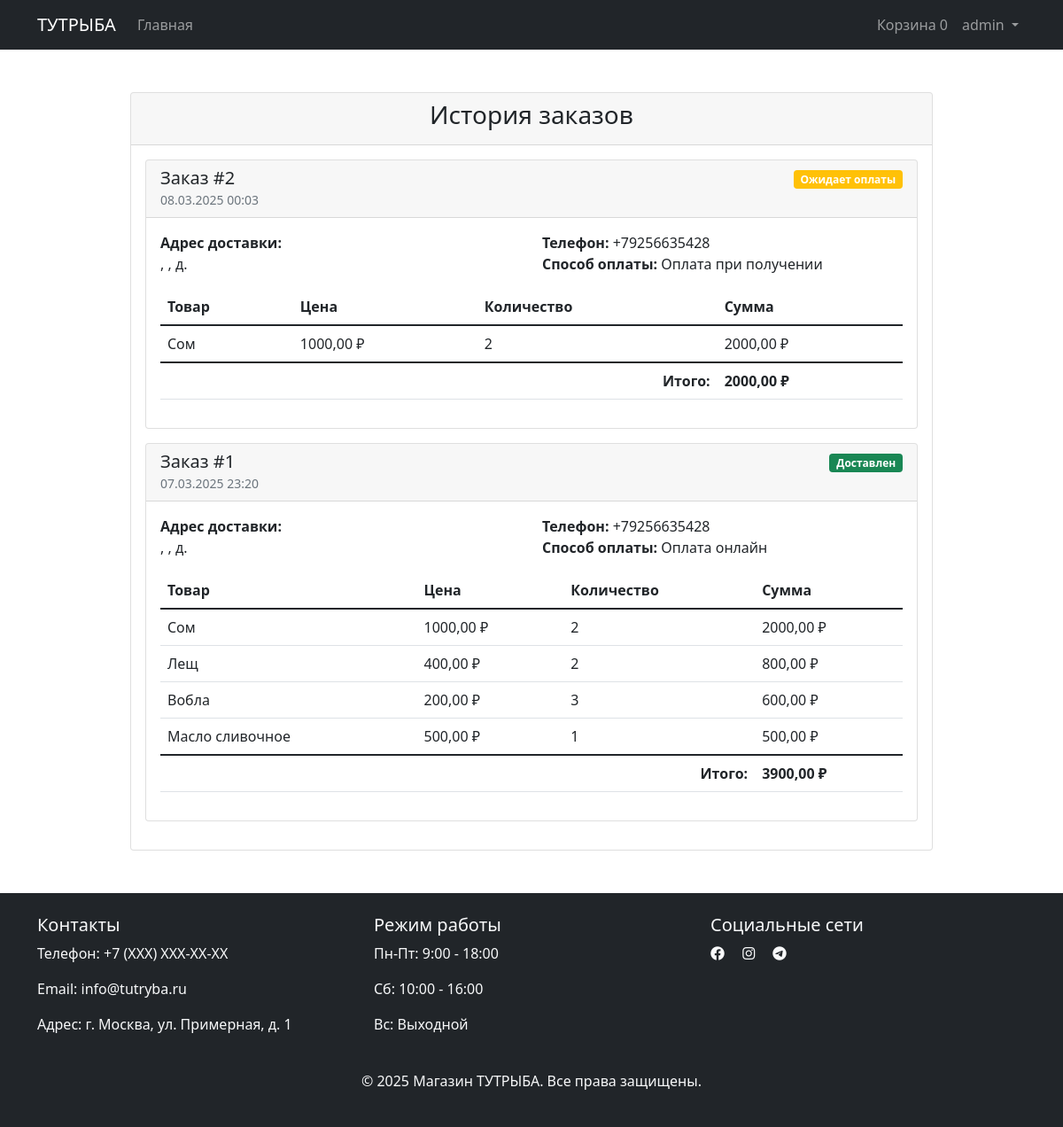
/profile/orders/ (signed in), run on the app's committed database.
### accounts/models.py (models this page shows, shortened)
class CustomUser(AbstractUser):
    phone = models.CharField(max_length=15, blank=True, verbose_name='Номер телефона')
    email = models.EmailField(blank=True, null=True, verbose_name='Email')
    USERNAME_FIELD = 'username'
    REQUIRED_FIELDS = ['email']
    class Meta:
        verbose_name = 'Пользователь'
        verbose_name_plural = 'Пользователи'

### cart/models.py (models this page shows, shortened)
class Order(models.Model):
    STATUS_CHOICES = [
        ('pending', 'Ожидает оплаты'),
        ('paid', 'Оплачен'),
        ('shipped', 'Отправлен'),
        ('delivered', 'Доставлен'),
        ('cancelled', 'Отменен'),
    ]
    PAYMENT_METHOD_CHOICES = [
        ('online', 'Оплата онлайн'),
        ('cash', 'Оплата при получении'),
    ]
    user = models.ForeignKey(settings.AUTH_USER_MODEL, on_delete=models.CASCADE, related_name='orders', verbose_name='Пользователь')
    status = models.CharField(max_length=20, choices=STATUS_CHOICES, default='pending', verbose_name='Статус')
    payment_method = models.CharField(max_length=20, choices=PAYMENT_METHOD_CHOICES, default='online', verbose_name='Способ оплаты')
    total_amount = models.DecimalField(max_digits=10, decimal_places=2, verbose_name='Общая сумма')
    city = models.CharField(max_length=100, verbose_name='Город', default='')
    street = models.CharField(max_length=200, verbose_name='Улица', default='')
    house = models.CharField(max_length=20, verbose_name='Дом', default='')
    entrance = models.CharField(max_length=10, blank=True, null=True, verbose_name='Подъезд')
    apartment = models.CharField(max_length=10, blank=True, null=True, verbose_name='Квартира')
    phone = models.CharField(max_length=20, verbose_name='Телефон')
    comment = models.TextField(blank=True, null=True, verbose_name='Комментарий к заказу')
    created_at = models.DateTimeField(auto_now_add=True, verbose_name='Дата создания')
    updated_at = models.DateTimeField(auto_now=True, verbose_name='Дата обновления')
    @property
    def full_address(self):
        address_parts = [self.city, self.street, f"д. {self.house}"]
        if self.entrance:
            address_parts.append(f"под. {self.entrance}")
        if self.apartment:
            address_parts.append(f"кв. {self.apartment}")
        return ", ".join(address_parts)
    def get_total_cost(self):
        return sum(item.get_total_price() for item in self.items.all())
    class Meta:
        verbose_name = 'Заказ'
        verbose_name_plural = 'Заказы'
        ordering = ['-created_at']

class OrderItem(models.Model):
    order = models.ForeignKey(Order, on_delete=models.CASCADE, related_name='items', verbose_name='Заказ')
    product = models.ForeignKey(Product, on_delete=models.CASCADE, verbose_name='Товар')
    quantity = models.PositiveIntegerField(verbose_name='Количество')
    price = models.DecimalField(max_digits=10, decimal_places=2, verbose_name='Цена')
    class Meta:
        verbose_name = 'Товар в заказе'
        verbose_name_plural = 'Товары в заказе'
    def get_total_price(self):
        return self.price * self.quantity

### products/models.py (models this page shows, shortened)
class Product(models.Model):
    UNIT_CHOICES = [
        ('шт', 'Штуки'),
        ('кг', 'Килограммы'),
    ]
    name = models.CharField(max_length=200, verbose_name='Название')
    slug = models.SlugField(unique=True, blank=True)
    category = models.ForeignKey(Category, on_delete=models.CASCADE, related_name='products', verbose_name='Категория')
    description = models.TextField(verbose_name='Описание')
    price = models.DecimalField(max_digits=10, decimal_places=2, verbose_name='Цена')
    stock = models.PositiveIntegerField(verbose_name='Количество')
    max_order_quantity = models.PositiveIntegerField(
        default=0,
        help_text='Максимальное количество товара в одном заказе. 0 - без ограничений.'
    )
    unit = models.CharField(max_length=2, choices=UNIT_CHOICES, default='шт', verbose_name='Единица измерения')
    image = models.ImageField(upload_to='products/', verbose_name='Изображение')
    available = models.BooleanField(default=True, verbose_name='Доступен')
    created_at = models.DateTimeField(auto_now_add=True, verbose_name='Дата создания')
    updated_at = models.DateTimeField(auto_now=True, verbose_name='Дата обновления')
    class Meta:
        verbose_name = 'Товар'
        verbose_name_plural = 'Товары'

### accounts/views.py (the view)
# urls.py: path('orders/', views.order_history, name='order_history'),
@login_required
def order_history(request):
    orders = request.user.orders.all()
    return render(request, 'accounts/order_history.html', {'orders': orders})

### cart/cart.py (called while the page is built)
    def __len__(self):
        return sum(item['quantity'] for item in self.cart.values())

### cart/context_processors.py (called while the page is built)
def cart(request):
    return {'cart': Cart(request)}

### templates/accounts/order_history.html (shortened to what this page needs)
{% extends 'base.html' %}
{% load crispy_forms_tags %}
{% block content %}
<div class="container mt-5">
    <div class="row">
        <div class="col-md-10 offset-md-1">
            <div class="card">
                <div class="card-header">
                    <h3 class="text-center">История заказов</h3>
                </div>
                <div class="card-body">
                    {% if orders %}
                        {% for order in orders %}
                            <div class="card mb-3">
                                <div class="card-header">
                                    <div class="row">
                                        <div class="col-md-6">
                                            <h5 class="mb-0">Заказ #{{ order.id }}</h5>
                                            <small class="text-muted">{{ order.created_at|date:"d.m.Y H:i" }}</small>
                                        </div>
                                        <div class="col-md-6 text-end">
                                            <span class="badge {% if order.status == 'pending' %}bg-warning
                                                              {% elif order.status == 'paid' %}bg-info
                                                              {% elif order.status == 'shipped' %}bg-primary
                                                              {% elif order.status == 'delivered' %}bg-success
                                                              {% elif order.status == 'cancelled' %}bg-danger
                                                              {% else %}bg-secondary{% endif %}">
                                                {{ order.get_status_display }}
                                            </span>
                                        </div>
                                    </div>
                                </div>
                                <div class="card-body">
                                    <div class="row mb-3">
                                        <div class="col-md-6">
                                            <strong>Адрес доставки:</strong><br>
                                            {{ order.full_address }}
                                        </div>
                                        <div class="col-md-6">
                                            <strong>Телефон:</strong> {{ order.phone }}<br>
                                            <strong>Способ оплаты:</strong> {{ order.get_payment_method_display }}
                                        </div>
                                    </div>
                                    <div class="table-responsive">
                                        <table class="table">
                                            <thead>
                                                <tr>
                                                    <th>Товар</th>
                                                    <th>Цена</th>
                                                    <th>Количество</th>
                                                    <th>Сумма</th>
                                                </tr>
                                            </thead>
                                            <tbody>
                                                {% for item in order.items.all %}
                                                    <tr>
                                                        <td>{{ item.product.name }}</td>
                                                        <td>{{ item.price }} ₽</td>
                                                        <td>{{ item.quantity }}</td>
                                                        <td>{{ item.get_total_price }} ₽</td>
                                                    </tr>
                                                {% endfor %}
                                            </tbody>
                                            <tfoot>
                                                <tr>
                                                    <td colspan="3" class="text-end"><strong>Итого:</strong></td>
                                                    <td><strong>{{ order.get_total_cost }} ₽</strong></td>
                                                </tr>
                                            </tfoot>
                                        </table>
                                    </div>
                                </div>
                            </div>
                        {% endfor %}
                    {% else %}
                        <div class="text-center">
                            <p>У вас пока нет заказов</p>
                            <a href="{% url 'products:home' %}" class="btn btn-primary">Перейти к покупкам</a>
                        </div>
                    {% endif %}
                </div>
            </div>
        </div>
    </div>
</div>
{% endblock %}

### templates/base.html (shortened to what this page needs)
{% load static %}
<!DOCTYPE html>
<html lang="ru">
<head>
    <link href="https://cdn.jsdelivr.net/npm/bootstrap@5.1.3/dist/css/bootstrap.min.css" rel="stylesheet">
    <link rel="stylesheet" href="https://cdnjs.cloudflare.com/ajax/libs/font-awesome/6.0.0/css/all.min.css">
    <link rel="stylesheet" href="{% static 'css/style.css' %}">
</head>
<body>
    <nav class="navbar navbar-expand-lg navbar-dark bg-dark">
        <div class="container">
            <a class="navbar-brand" href="{% url 'products:home' %}">ТУТРЫБА</a>
            <div class="collapse navbar-collapse" id="navbarNav">
                <ul class="navbar-nav me-auto">
                    <li class="nav-item">
                        <a class="nav-link" href="{% url 'products:home' %}">Главная</a>
                    </li>
                </ul>
                <ul class="navbar-nav">
                    <li class="nav-item">
                        <a class="nav-link" href="{% url 'cart:cart_detail' %}">
                            Корзина <span class="cart-count">{{ cart|length }}</span>
                        </a>
                    </li>
                    {% if user.is_authenticated %}
                    <li class="nav-item dropdown">
                        <a class="nav-link dropdown-toggle" href="#" id="navbarDropdown" role="button" data-bs-toggle="dropdown">
                            {{ user.username }}
                        </a>
                    </li>
                    {% endif %}
                </ul>
            </div>
        </div>
    </nav>
    <main class="container my-4">
        {% block content %}
        {% endblock %}
    </main>
    <footer class="bg-dark text-light py-4 mt-5">
        <div class="container">
            <div class="row">
                <div class="col-md-4">
                    <h5>Контакты</h5>
                    <p>Телефон: +7 (XXX) XXX-XX-XX</p>
                    <p>Email: info@tutryba.ru</p>
                    <p>Адрес: г. Москва, ул. Примерная, д. 1</p>
                </div>
                <div class="col-md-4">
                    <h5>Режим работы</h5>
                    <p>Пн-Пт: 9:00 - 18:00</p>
                    <p>Сб: 10:00 - 16:00</p>
                    <p>Вс: Выходной</p>
                </div>
                <div class="col-md-4">
                    <h5>Социальные сети</h5>
                    <div class="social-links">
                        <a href="#" class="text-light me-3"><i class="fab fa-facebook"></i></a>
                        <a href="#" class="text-light me-3"><i class="fab fa-instagram"></i></a>
                        <a href="#" class="text-light me-3"><i class="fab fa-telegram"></i></a>
                    </div>
                </div>
            </div>
            <div class="text-center mt-4">
                <p>&copy; 2025 Магазин ТУТРЫБА. Все права защищены.</p>
            </div>
        </div>
    </footer>
</body>
</html>

### data on the page
CustomUser: username "admin"
Order: id "2", created_at "08.03.2025 00:03", status "Ожидает оплаты", full_address ", , д.", phone "+79256635428", payment_method "Оплата при получении", get_total_cost "2000,00"
OrderItem: product.name "Сом", price "1000,00", quantity "2", get_total_price "2000,00"
Order: id "1", created_at "07.03.2025 23:20", status "Доставлен", full_address ", , д.", phone "+79256635428", payment_method "Оплата онлайн", get_total_cost "3900,00"
OrderItem: product.name "Сом", price "1000,00", quantity "2", get_total_price "2000,00"
OrderItem: product.name "Лещ", price "400,00", quantity "2", get_total_price "800,00"
OrderItem: product.name "Вобла", price "200,00", quantity "3", get_total_price "600,00"
OrderItem: product.name "Масло сливочное", price "500,00", quantity "1", get_total_price "500,00"

### other printed values
{{ cart|length }} "0"
